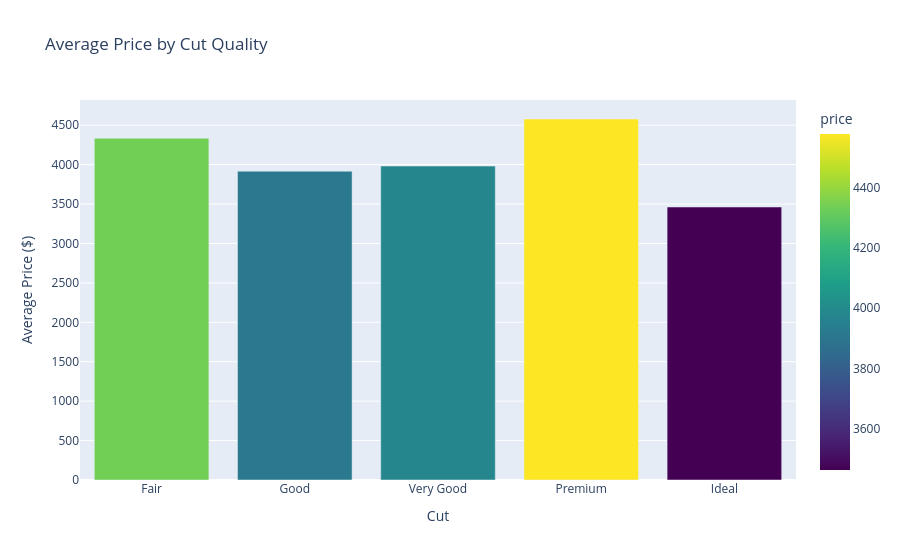

Notebook source saved alongside this figure:
### Code cell
avg_price = df_fe.groupby('cut', observed=True)['price'].mean().reindex(cut_order).reset_index()
fig = px.bar(avg_price, x='cut', y='price', title='Average Price by Cut Quality',
             color='price', color_continuous_scale='Viridis')
fig.update_layout(xaxis_title='Cut', yaxis_title='Average Price ($)')
fig.show()

### Figure 1 — Plotly figure (JSON) as saved in the notebook; plotly's stock layout.template omitted (floating-point values rounded to 4 significant figures)
{"data": [{"hovertemplate": "cut=%{x}<br>price=%{marker.color}<extra></extra>", "legendgroup": "", "marker": {"color": [4335.0, 3916.0, 3981.0, 4578.0, 3462.0], "coloraxis": "coloraxis", "pattern": {"shape": ""}}, "name": "", "orientation": "v", "showlegend": false, "textposition": "auto", "type": "bar", "x": ["Fair", "Good", "Very Good", "Premium", "Ideal"], "xaxis": "x", "y": [4335.0, 3916.0, 3981.0, 4578.0, 3462.0], "yaxis": "y"}], "layout": {"barmode": "relative", "coloraxis": {"colorbar": {"title": {"text": "price"}}, "colorscale": [[0, "#440154"], [0.1111, "#482878"], [0.2222, "#3e4989"], [0.3333, "#31688e"], [0.4444, "#26828e"], [0.5556, "#1f9e89"], [0.6667, "#35b779"], [0.7778, "#6ece58"], [0.8889, "#b5de2b"], [1, "#fde725"]]}, "legend": {"tracegroupgap": 0}, "title": {"text": "Average Price by Cut Quality"}, "xaxis": {"anchor": "y", "domain": [0, 1], "title": {"text": "Cut"}}, "yaxis": {"anchor": "x", "domain": [0, 1], "title": {"text": "Average Price ($)"}}}}
